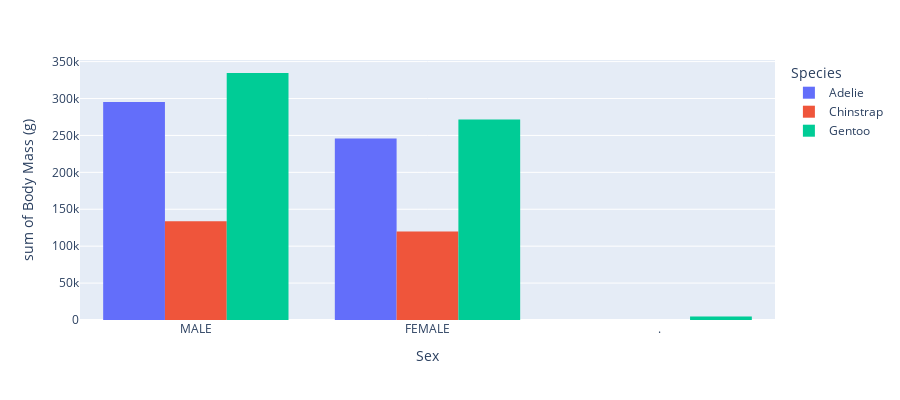

Write notebook code for a chart like this one.
### Code cell
fig = px.histogram(penguins, 
             x = "Sex", 
             y = "Body Mass (g)",
             color = "Species", 
             barmode = 'group',
             height=400)
fig.show()

### Figure 1 — Plotly figure (JSON) as saved in the notebook; plotly's stock layout.template omitted (floating-point values rounded to 4 significant figures; data arrays with more than 128 entries replaced by an {"elided": "..."} marker saying what was removed)
{"data": [{"alignmentgroup": "True", "bingroup": "x", "histfunc": "sum", "hovertemplate": "Species=Adelie<br>Sex=%{x}<br>sum of Body Mass (g)=%{y}<extra></extra>", "legendgroup": "Adelie", "marker": {"color": "#636efa", "pattern": {"shape": ""}}, "name": "Adelie", "offsetgroup": "Adelie", "orientation": "v", "showlegend": true, "type": "histogram", "x": {"elided": "152 str values"}, "xaxis": "x", "y": {"elided": "152 int values"}, "yaxis": "y"}, {"alignmentgroup": "True", "bingroup": "x", "histfunc": "sum", "hovertemplate": "Species=Chinstrap<br>Sex=%{x}<br>sum of Body Mass (g)=%{y}<extra></extra>", "legendgroup": "Chinstrap", "marker": {"color": "#EF553B", "pattern": {"shape": ""}}, "name": "Chinstrap", "offsetgroup": "Chinstrap", "orientation": "v", "showlegend": true, "type": "histogram", "x": ["FEMALE", "MALE", "MALE", "FEMALE", "MALE", "FEMALE", "FEMALE", "MALE", "FEMALE", "MALE", "FEMALE", "MALE", "FEMALE", "MALE", "FEMALE", "MALE", "MALE", "FEMALE", "FEMALE", "MALE", "FEMALE", "MALE", "FEMALE", "MALE", "FEMALE", "MALE", "FEMALE", "MALE", "FEMALE", "MALE", "FEMALE", "MALE", "FEMALE", "MALE", "MALE", "FEMALE", "FEMALE", "MALE", "FEMALE", "MALE", "MALE", "FEMALE", "MALE", "FEMALE", "FEMALE", "MALE", "FEMALE", "MALE", "MALE", "FEMALE", "FEMALE", "MALE", "FEMALE", "MALE", "FEMALE", "MALE", "FEMALE", "MALE", "MALE", "FEMALE", "MALE", "FEMALE", "FEMALE", "MALE", "FEMALE", "MALE", "MALE", "FEMALE"], "xaxis": "x", "y": [3500, 3900, 3650, 3525, 3725, 3950, 3250, 3750, 4150, 3700, 3800, 3775, 3700, 4050, 3575, 4050, 3300, 3700, 3450, 4400, 3600, 3400, 2900, 3800, 3300, 4150, 3400, 3800, 3700, 4550, 3200, 4300, 3350, 4100, 3600, 3900, 3850, 4800, 2700, 4500, 3950, 3650, 3550, 3500, 3675, 4450, 3400, 4300, 3250, 3675, 3325, 3950, 3600, 4050, 3350, 3450, 3250, 4050, 3800, 3525, 3950, 3650, 3650, 4000, 3400, 3775, 4100, 3775], "yaxis": "y"}, {"alignmentgroup": "True", "bingroup": "x", "histfunc": "sum", "hovertemplate": "Species=Gentoo<br>Sex=%{x}<br>sum of Body Mass (g)=%{y}<extra></extra>", "legendgroup": "Gentoo", "marker": {"color": "#00cc96", "pattern": {"shape": ""}}, "name": "Gentoo", "offsetgroup": "Gentoo", "orientation": "v", "showlegend": true, "type": "histogram", "x": ["FEMALE", "MALE", "FEMALE", "MALE", "MALE", "FEMALE", "FEMALE", "MALE", "FEMALE", "MALE", "FEMALE", "MALE", "FEMALE", "MALE", "FEMALE", "MALE", "FEMALE", "MALE", "FEMALE", "MALE", "MALE", "FEMALE", "FEMALE", "MALE", "FEMALE", "MALE", null, "MALE", "FEMALE", "MALE", "MALE", "FEMALE", "FEMALE", "MALE", "FEMALE", "MALE", "FEMALE", "MALE", "FEMALE", "MALE", "FEMALE", "MALE", "FEMALE", "MALE", "MALE", "FEMALE", "FEMALE", "MALE", "FEMALE", "MALE", "FEMALE", "MALE", "FEMALE", "MALE", "FEMALE", "MALE", "FEMALE", "MALE", "FEMALE", "MALE", "FEMALE", "MALE", "FEMALE", "MALE", "FEMALE", "MALE", null, "MALE", "FEMALE", "MALE", "FEMALE", "MALE", "MALE", "FEMALE", "FEMALE", "MALE", "FEMALE", "MALE", "FEMALE", "MALE", "FEMALE", "MALE", "FEMALE", "MALE", "FEMALE", "MALE", "FEMALE", "MALE", "FEMALE", "MALE", "FEMALE", "MALE", "FEMALE", "MALE", "FEMALE", "MALE", "MALE", "FEMALE", "FEMALE", "MALE", "FEMALE", "MALE", "FEMALE", "MALE", null, "MALE", "FEMALE", "MALE", "FEMALE", "MALE", "FEMALE", "MALE", "FEMALE", "MALE", "FEMALE", "MALE", ".", "MALE", "FEMALE", null, "FEMALE", "MALE", "FEMALE", "MALE"], "xaxis": "x", "y": [4500, 5700, 4450, 5700, 5400, 4550, 4800, 5200, 4400, 5150, 4650, 5550, 4650, 5850, 4200, 5850, 4150, 6300, 4800, 5350, 5700, 5000, 4400, 5050, 5000, 5100, 4100, 5650, 4600, 5550, 5250, 4700, 5050, 6050, 5150, 5400, 4950, 5250, 4350, 5350, 3950, 5700, 4300, 4750, 5550, 4900, 4200, 5400, 5100, 5300, 4850, 5300, 4400, 5000, 4900, 5050, 4300, 5000, 4450, 5550, 4200, 5300, 4400, 5650, 4700, 5700, 4650, 5800, 4700, 5550, 4750, 5000, 5100, 5200, 4700, 5800, 4600, 6000, 4750, 5950, 4625, 5450, 4725, 5350, 4750, 5600, 4600, 5300, 4875, 5550, 4950, 5400, 4750, 5650, 4850, 5200, 4925, 4875, 4625, 5250, 4850, 5600, 4975, 5500, 4725, 5500, 4700, 5500, 4575, 5500, 5000, 5950, 4650, 5500, 4375, 5850, 4875, 6000, 4925, null, 4850, 5750, 5200, 5400], "yaxis": "y"}], "layout": {"barmode": "group", "height": 400, "legend": {"title": {"text": "Species"}, "tracegroupgap": 0}, "margin": {"t": 60}, "xaxis": {"anchor": "y", "domain": [0, 1], "title": {"text": "Sex"}}, "yaxis": {"anchor": "x", "domain": [0, 1], "title": {"text": "sum of Body Mass (g)"}}}}
